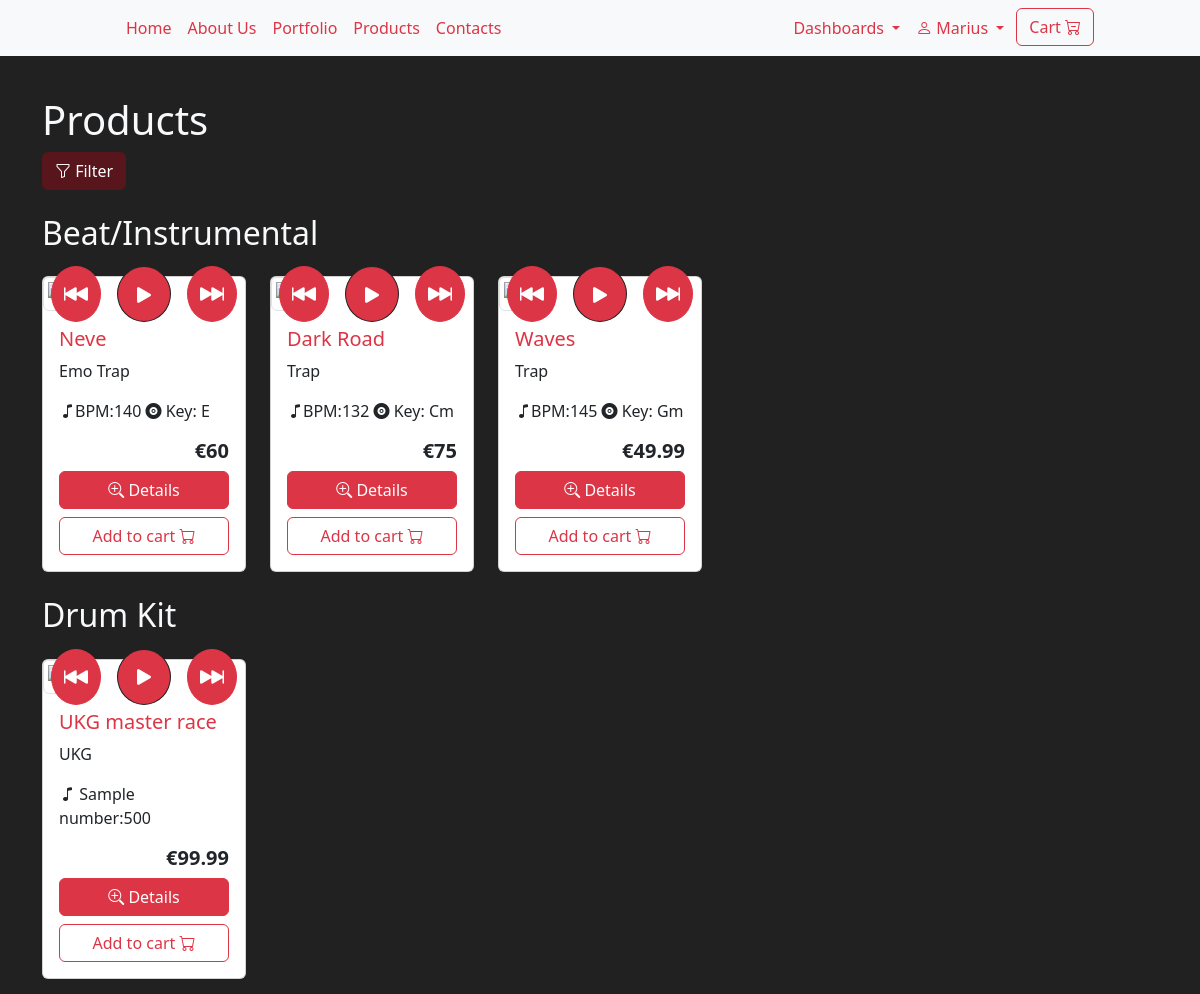
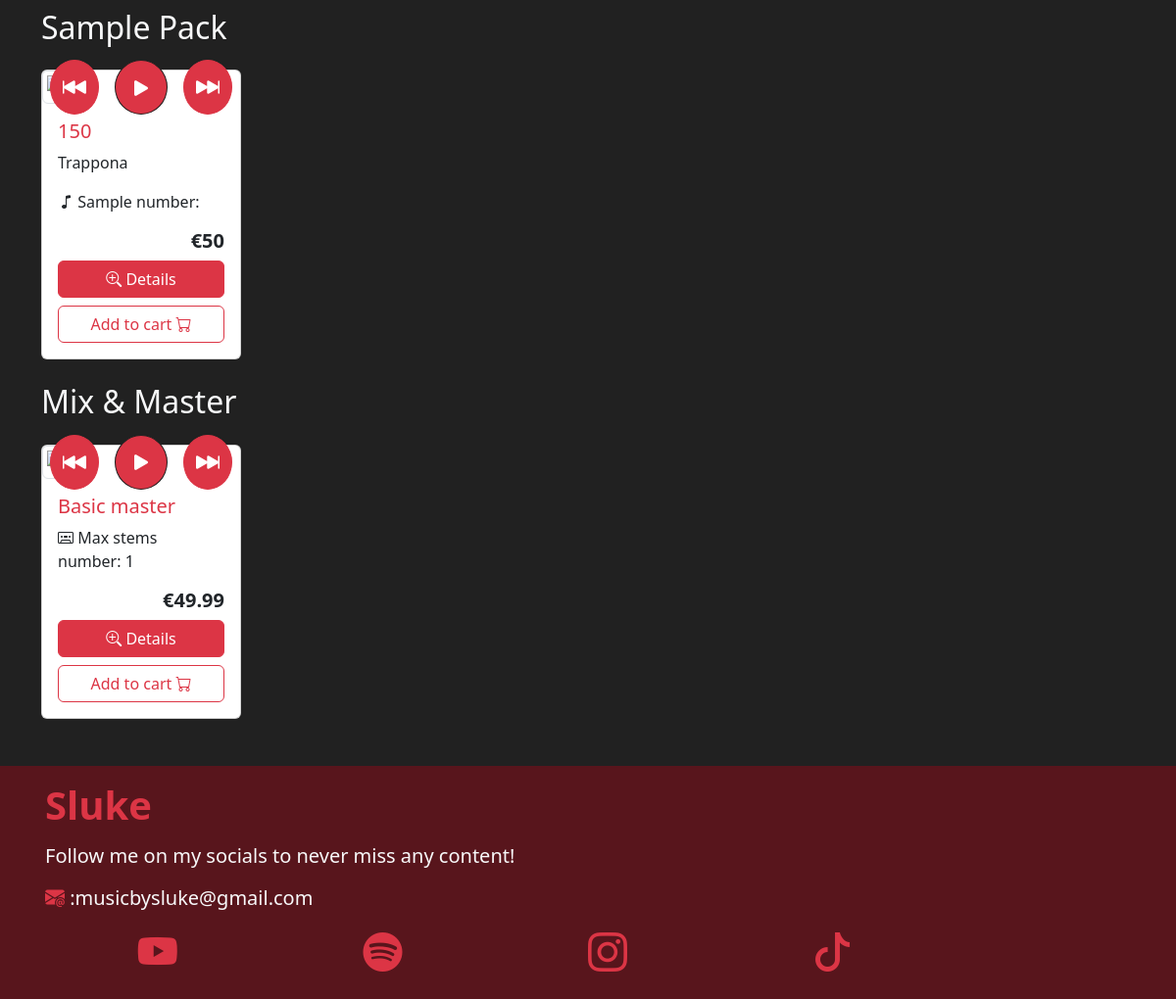
Screenshot of /FRONTEND/products.php (signed in) with the database file from the repository (2 pictures, top to bottom).
### tables this page shows
CREATE TABLE `type` (
  `id` int(11) NOT NULL,
  `name` varchar(20) NOT NULL,
  `descr` text NOT NULL
);

CREATE TABLE `product` (
  `id` varchar(10) NOT NULL,
  `title` varchar(50) NOT NULL,
  `type_id` int(11) NOT NULL,
  `descr` text NOT NULL,
  `bpm` int(11) DEFAULT NULL,
  `tonality` varchar(3) DEFAULT NULL,
  `genre` varchar(20) DEFAULT NULL,
  `num_sample` int(11) DEFAULT NULL,
  `num_tracks` int(11) DEFAULT NULL,
  `audiopath` varchar(255) DEFAULT NULL,
  `productpath` varchar(255) NOT NULL
);

### BACKEND/utility.php (the view, shortened to what the rows shown need)
<?php
function spawnProd1($row, $type, $conn)
{
    echo '<div class="col">
    <div class="card h-130 h-lg-150">
                    <div class="thumbnail position-relative">
                            <div class="position-absolute top-50 start-50 translate-middle d-flex gap-3">
                            <button type="button" onclick="rewind' . $row['id'] . '()" class="btn btn-primary border-primary rounded-circle ">
                                <i class="bi bi-skip-backward-fill fs-4"></i>
                            </button>
                            <button type="button" id="' . $row['id'] . 'playButton" onclick="play' . $row['id'] . '()" class="btn btn-primary border-dark rounded-circle ">
                                <i class="bi bi-play-fill fs-3" id="' . $row['id'] . 'playIcon"></i>
                            </button>
                            <button type="button" onclick="forward' . $row['id'] . '()" class="btn btn-primary border-primary rounded-circle ">
                                <i class="bi bi-skip-forward-fill fs-4"></i>
                            </button>
                        </div>
                    </div>
                        function play' . $row['id'] . '() {
                            const audio = document.getElementById("' . $row['id'] . 'audioPlayer");
                            const playButton = document.getElementById("' . $row['id'] . 'playButton");
                            const playIcon = document.getElementById("' . $row['id'] . 'playIcon");
                        function forward' . $row['id'] . '() {
                            const audio = document.getElementById("' . $row['id'] . 'audioPlayer");
                        function rewind' . $row['id'] . '() {
                            const audio = document.getElementById("' . $row['id'] .
        'audioPlayer");
                    <div class="card-body">
                        <h5 class="text-primary card-title ">' . $row['title'] . '</h5>';
    switch (true) {
        case $type == 1:
            echo ' <p class="card-text fw-light fs-6">' . $row['genre'] . '</p>
                    <p class="card-text fw-light fs-6"><i class="bi bi-music-note"></i>BPM:' . $row['bpm'] . '  <i class="bi bi-vinyl-fill"></i> Key: ' . $row['tonality'] . '</p>
            ';
            break;
        case $type == 2 || $type == 3:
            echo ' <p class="card-text fw-light fs-6">' . $row['genre'] . '</p>
                    <p class="card-text fw-light fs-6"><i class="bi bi-music-note"></i> Sample number:' . $row['num_sample'] . '</p>
            ';
            break;
        case $type == 5:
            echo '
                    <p class="card-text fw-light fs-6"><i class="bi bi-cassette"></i> Max stems number: ' . $row['num_tracks'] . '</p>
            ';
            break;
    }
    echo '              <audio id="' . $row['id'] . 'audioPlayer" class="w-100">
                            <source src="' . $row['audiopath'] . '" type="audio/mpeg">
                        </audio>
                        <h5 class="fw-bold text-end">€' . $row['price'] . '</h5>
                        <div class="d-grid">
                            <button type="button" class="btn btn-primary mb-2" data-bs-toggle="modal" data-bs-target="#' . $row['id'] . 'details">
                            <i class="bi bi-zoom-in"></i> Details</button>
                            <button type="button" id="addToCart1" onclick="addTocart(\'' . $row['id'] . '\',\'add\')" class="btn btn-outline-primary">Add to cart <i class="bi bi-cart"></i></button>
                        </div>
                        <div class="modal fade" id="' . $row['id'] . 'details" data-bs-backdrop="static" data-bs-keyboard="false" tabindex="-1" aria-labelledby="staticBackdropLabel" aria-hidden="true">
                        <div class="modal-dialog modal-dialog-centered modal-lg ">
                            <div class="modal-content">
                                <h1 class="modal-title fs-5" id="staticBackdropLabel">#' . $row['id'] . '</h1>
                            <div class="modal-body" id="modaldetails">
                                    <h4 class="text-light mb-3">' . $row['title'] . '</h4>
                                        <button type="button" onclick="rewindModal' . $row['id'] . '()" class="btn btn-primary border-primary rounded-circle ">
                                        </button>
                                        <button type="button" id="' . $row['id'] . 'playButtonModal" onclick="playModal' . $row['id'] . '()" class="btn btn-primary border-dark rounded-circle ">
                                            <i class="bi bi-play-fill fs-3" id="' . $row['id'] . 'playIconModal"></i>
                                        </button>
                                        <button type="button" onclick="forwardModal' . $row['id'] . '()" class="btn btn-primary border-primary rounded-circle ">
                                        </button>
                                    <input type="range" id="' . $row['id'] . 'timelineModal" class="form-range" value="0" min="0" step="0.1">
                                        const audioModal' . $row['id'] . ' = document.getElementById("' . $row['id'] . 'audioPlayer");
                                        const playButtonModal' . $row['id'] . ' = document.getElementById("' . $row['id'] . 'playButtonModal");
                                        const playIconModal' . $row['id'] . ' = document.getElementById("' . $row['id'] . 'playIconModal");
                                        const timelineModal' . $row['id'] . ' = document.getElementById("' . $row['id'] . 'timelineModal");
                                        function playModal' . $row['id'] . '() {
                                            if (audioModal' . $row['id'] . '.paused) {
                                                audioModal' . $row['id'] . '.play();
                                                playIconModal' . $row['id'] . '.classList.replace("bi-play-fill", "bi-pause-fill");
                                                audioModal' . $row['id'] . '.pause();
                                                playIconModal' . $row['id'] . '.classList.replace("bi-pause-fill", "bi-play-fill");
                                        function forwardModal' . $row['id'] . '() {
                                            audioModal' . $row['id'] . '.currentTime += 10;
                                        function rewindModal' . $row['id'] . '() {
                                            audioModal' . $row['id'] . '.currentTime -= 10;
                                        audioModal' . $row['id'] . '.addEventListener("timeupdate", () => {
                                            timelineModal' . $row['id'] . '.value = audioModal' . $row['id'] . '.currentTime;
                                        audioModal' . $row['id'] . '.addEventListener("loadedmetadata", () => {
                                            timelineModal' . $row['id'] . '.max = audioModal' . $row['id'] . '.duration;
                                        timelineModal' . $row['id'] . '.addEventListener("input", () => {
                                            audioModal' . $row['id'] . '.currentTime = timelineModal' . $row['id'] . '.value;
                                <div class="mb-3">
                                    <div class="row gy-3">
                                     <div class="col-md-6">
                                        <div class="input-group mb-3">
                                            <select id="type_' . $row['id'] . '" class="form-select" disabled id="typeselect">';
    echo '                   </select>
                                    </div>
                                </div>
                                <div class="col-md-6">
                                    <div class="input-group">
                                        <span class="input-group-text">';
    echo '</span>
                                        <input class="form-control" id="genre_' . $row['id'] . '" type="text" disabled value="' . $row['genre'] . '"  aria-label="genre">
                                        </div>
                                        </div>
                                    </div>
                                </div>
                                <div class="mb-3">
                                    <label for="descr" class="form-label">Description</label>
                                    <textarea class="form-control" style="resize:none" disabled id="descr_' . $row['id'] . '" rows="3">' . $row['descr'] . '</textarea>
                                </div>';
    echo '
                                        <div class="text-end ">
                                            <h2 class="tracking-widest"> € ' . $row['price'] . '</h2>
                                        </div>
                            <div class="modal-footer">
                                    <button type="button" id="addToCart2" onclick="addTocart(\'' . $row['id'] . '\',\'add\')" class="btn btn-outline-primary">Add to cart <i class="bi bi-cart"></i></button>
                            </div>
                        </div>
                    </div>
                </div>
            </div>
        </div>
    </div>
</div>';
}

### FRONTEND/products.php (shortened to what the rows shown need)
<?php
include '../BACKEND/utility.php';
if (!isset($_SESSION['username'])) {
    $_SESSION['redirect_to'] = $_SERVER['REQUEST_URI'];
    header("Location: ./login.php");
} else {
    $conn = dbConnect();
}
?>
<!DOCTYPE html>
<html>
<head>
    <link rel="stylesheet" href="https://cdn.jsdelivr.net/npm/bootstrap-icons@1.11.3/font/bootstrap-icons.min.css">
    <link rel="stylesheet" href="https://code.jquery.com/ui/1.14.1/themes/base/jquery-ui.css">
    <link href="https://cdn.jsdelivr.net/npm/bootstrap@5.3.3/dist/css/bootstrap.min.css" rel="stylesheet">
    <link rel="stylesheet" href="../CSS/style.css">
</head>
<body class="bg-dark text-light  mt-5 pt-5">
    <div class="container">
        <h1 class="">Products</h1>
        <button type="button" class="btn btn-secondary" type="button" data-bs-toggle="offcanvas" data-bs-target="#filter" aria-controls="offcanvasScrolling">
            <i class="bi bi-funnel"></i> Filter
        </button>
        <?php
        $typequery = 'SELECT * FROM type';
        if (isset($_SESSION['typefilter'])) {
            $typequery .= ' WHERE id=' . $_SESSION['typefilter'] . ';';
        } else {
            $typequery .= ';';
        }
        $stmt1 = $conn->prepare($typequery);
        if ($stmt1->execute()) {
            $result1 = $stmt1->get_result();
            if ($result1->num_rows > 0) {
                while ($row1 = $result1->fetch_array(MYSQLI_ASSOC)) {
                    $stmt2 = $conn->prepare('SELECT product.*, list_prices.price, list_prices.date, list_prices.list_id FROM product JOIN type ON product.type_id = type.id JOIN list_prices ON product.id = list_prices.prod_id WHERE list_prices.price > 0 AND type.name = \'' . $row1['name'] . '\' AND list_prices.date = (
    SELECT MAX(date)
    FROM list_prices
    WHERE list_prices.prod_id = product.id) ' .  (isset($_SESSION['filter']) ? $_SESSION['filter'] : '') . ';');
                    if ($stmt2->execute()) {
                        $result2 = $stmt2->get_result();
                        if ($result2->num_rows > 0) {
                            echo ' <h2 class="my-4">' . $row1['name'] . '</h2>
                        <div class="row row-cols-1 row-cols-sm-2 row-cols-md-3 row-cols-lg-4 row-cols-xl-5  g-4">';
                            while ($row2 = $result2->fetch_array(MYSQLI_ASSOC)) {
                                spawnProd1($row2, $row1['id'], $conn);
                            }
                            echo ' </div>';
                        }
                    }
                }
            } else {
                echo '<h5 class="my-3">type not found</h5>';
                return false;
            }
        } else {
            echo "Error in the connection phase";
            return false;
        }
        ?>
    </div>
    <footer id="social" class="footer bg-secondary mt-5">
        <div class="container p-3">
            <div class="social-links d-flex justify-content-around">
                <a href="https://www.youtube.com/@sluke1547" target="_blank" rel="noopener noreferrer">
                    <h1><i class="bi bi-youtube c"></i></h1>
                </a>
                <a href="https://open.spotify.com/intl-it/artist/4zTNDtXBjnewJ2qIWvdwEe?si=2f29d7a2c37d4520" target="_blank" rel="noopener noreferrer">
                    <h1><i class="bi bi-spotify"></i></h1>
                </a>
                <a href="https://www.instagram.com/musicbysluke" target="_blank" rel="noopener noreferrer">
                    <h1><i class="bi bi-instagram"></i></h1>
                </a>
                <a href="https://www.tiktok.com/@musicbysluke" target="_blank" rel="noopener noreferrer">
                    <h1><i class="bi bi-tiktok"></i></h1>
                </a>
            </div>
        </div>
    </footer>
</body>
</html>

### rows the page displays
type: name "Beat/Instrumental"
product: title "Neve", genre "Emo Trap", bpm "140", tonality "E", price "60"
product: title "Dark Road", genre "Trap", bpm "132", tonality "Cm", price "75"
product: title "Waves", genre "Trap", bpm "145", tonality "Gm", price "49.99"
type: name "Drum Kit"
product: title "UKG master race", genre "UKG", num_sample "500", price "99.99"
type: name "Sample Pack"
product: title "150", genre "Trappona", price "50"
type: name "Mix & Master"
product: title "Basic master", num_tracks "1", price "49.99"

### other values shown
$_SESSION['username'] "Marius"
